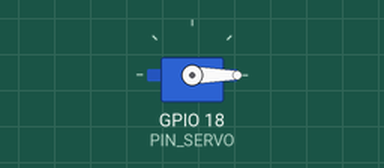
Bench run of a program on a simulated Raspberry Pi (BCM pin numbers). Shown: servo. Servo angles are drawn from the pulse width (0.5 ms = 0°, 2.5 ms = 180°). At 3.0 s the program stops and its outputs stay as they are.

Above: at 0.1 s.
At 1.1 s:
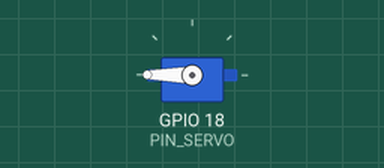
At 2.1 s:
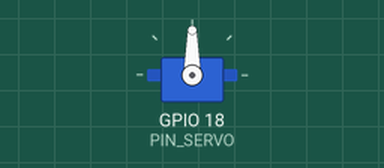
Timing chart, 0 to 3.6 s (numbered marks = the images above):
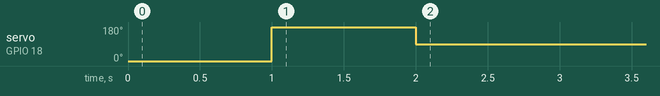

Measured:
- by itself, servo on GPIO 18 (PIN_SERVO): 0° → 180° at 1.0 s, → 90° 1.0 s later

The program:

R04ServoBase.py
```python
import RPi.GPIO as GPIO
import time

PIN_SERVO = 18

GPIO.setmode(GPIO.BCM)

GPIO.setup(PIN_SERVO, GPIO.OUT)
servo = GPIO.PWM(PIN_SERVO, 50)

servo.start(0)


servo.ChangeDutyCycle(2.5) # 0 angle
time.sleep(1)

servo.ChangeDutyCycle(12.5) # 180 angle
time.sleep(1)

servo.ChangeDutyCycle(7.5) # 90 angle
time.sleep(1)

servo.stop()
GPIO.cleanup()

"""
try:
    # run code
except KeyboardInterrupt:
    servo.stop()
    GPIO.cleanup()
"""
```
